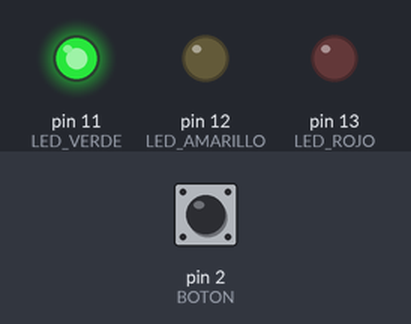
This sketch was run on a simulated Arduino Uno, built with avr-gcc and run on an emulated ATmega328P. Parts: output pins drawn as LEDs (lit = HIGH). Dashed ring = blinking. The inputs (shaded band) are chosen by the test bench; at power-on: pin 2 (BOTON) HIGH.

Above: at 1.2 s.
1.3 s: pin 2 (BOTON) pulled LOW for 0.15 s
At 2.1 s:
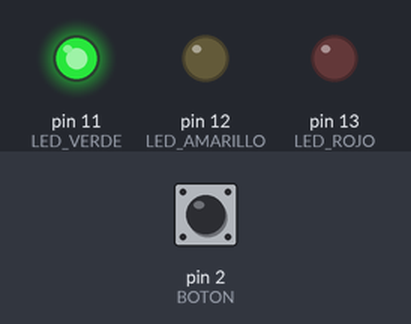
2.9 s: pin 2 (BOTON) pulled LOW for 1 s
At 4.14 s:
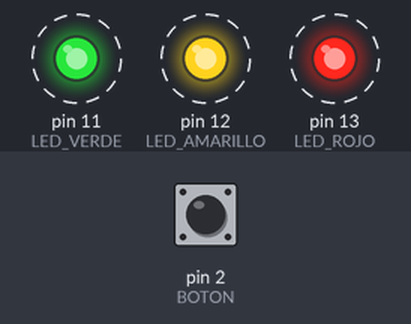
5.9 s: pin 2 (BOTON) pulled LOW for 0.15 s
At 7.14 s:
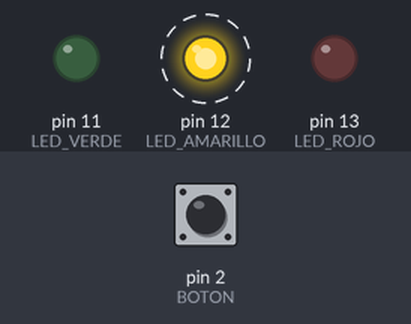
9.0 s: pin 2 (BOTON) pulled LOW for 3.2 s
13.7 s: pin 2 (BOTON) pulled LOW for 0.15 s
At 16.0 s:
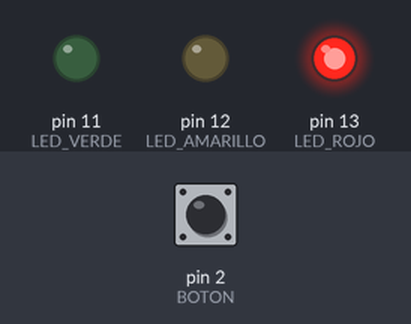
Timing chart, 0 to 17.8 s (numbered marks = the images above; inputs shaded):
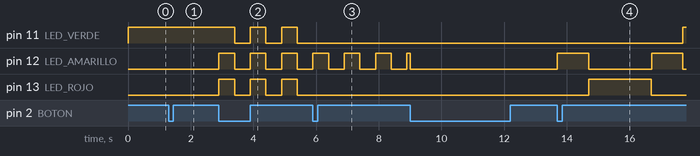

The sketch:

Button.ino
```cpp
// CONFIGURACIÓN DE PINES

const int LED_ROJO = 13;
const int LED_AMARILLO = 12;
const int LED_VERDE = 11;
const int BOTON = 2;

// VARIABLES

int modo = 0;

int estadoBoton;
int ultimoEstadoBoton = HIGH;

unsigned long tiempoAnterior = 0;
unsigned long intervalo = 0;

unsigned long debounceTiempo = 0;
const unsigned long debounceDelay = 200;

int estadoSemaforo = 0;
bool estadoParpadeo = false;

void setup() {
  pinMode(LED_ROJO, OUTPUT);
  pinMode(LED_AMARILLO, OUTPUT);
  pinMode(LED_VERDE, OUTPUT);
  pinMode(BOTON, INPUT_PULLUP);
}

void loop() {

  // CONTROL DEL BOTÓN

  int lectura = digitalRead(BOTON);

  if (lectura == LOW && ultimoEstadoBoton == HIGH && (millis() - debounceTiempo) > debounceDelay) {
    modo++;
    if (modo > 4) modo = 0;
    debounceTiempo = millis();
  }

  ultimoEstadoBoton = lectura;

  // ESTADOS PRINCIPAL

  switch (modo) {

    case 0:
      semaforoAutomatico();
      break;

    case 1:
      digitalWrite(LED_ROJO, LOW);
      digitalWrite(LED_AMARILLO, LOW);
      digitalWrite(LED_VERDE, HIGH);
      break;

    case 2:
      parpadeoGeneral(500);
      break;

    case 3:
      digitalWrite(LED_ROJO, LOW);
      digitalWrite(LED_VERDE, LOW);
      parpadeoAmarillo(500);
      break;

    case 4:
      digitalWrite(LED_ROJO, LOW);
      digitalWrite(LED_AMARILLO, LOW);
      digitalWrite(LED_VERDE, LOW);
      break;
  }
}

// FUNCIONES

void parpadeoGeneral(unsigned long intervaloLocal) {
  if (millis() - tiempoAnterior >= intervaloLocal) {
    tiempoAnterior = millis();
    estadoParpadeo = !estadoParpadeo;

    digitalWrite(LED_ROJO, estadoParpadeo);
    digitalWrite(LED_AMARILLO, estadoParpadeo);
    digitalWrite(LED_VERDE, estadoParpadeo);
  }
}

void parpadeoAmarillo(unsigned long intervaloLocal) {
  if (millis() - tiempoAnterior >= intervaloLocal) {
    tiempoAnterior = millis();
    estadoParpadeo = !estadoParpadeo;
    digitalWrite(LED_AMARILLO, estadoParpadeo);
  }
}

void semaforoAutomatico() {

  if (millis() - tiempoAnterior >= intervalo) {

    tiempoAnterior = millis();

    switch (estadoSemaforo) {

      case 0:
        digitalWrite(LED_ROJO, LOW);
        digitalWrite(LED_AMARILLO, LOW);
        digitalWrite(LED_VERDE, HIGH);
        intervalo = 2000;
        estadoSemaforo = 1;
        break;

      case 1:
        digitalWrite(LED_ROJO, LOW);
        digitalWrite(LED_AMARILLO, HIGH);
        digitalWrite(LED_VERDE, LOW);
        intervalo = 1000;
        estadoSemaforo = 2;
        break;

      case 2:
        digitalWrite(LED_ROJO, HIGH);
        digitalWrite(LED_AMARILLO, LOW);
        digitalWrite(LED_VERDE, LOW);
        intervalo = 2000;
        estadoSemaforo = 3;
        break;

      case 3:
        digitalWrite(LED_ROJO, LOW);
        digitalWrite(LED_AMARILLO, HIGH);
        digitalWrite(LED_VERDE, LOW);
        intervalo = 1000;
        estadoSemaforo = 0;
        break;
    }
  }
}
```

Measured:
- after the input at 1.3 s, pin 11 (LED_VERDE): stays HIGH (without the input it goes to LOW after 0.70 s); pin 12 (LED_AMARILLO): stays LOW (without the input it goes to HIGH after 0.70 s)
- after the input at 2.9 s, pin 11 (LED_VERDE): alternates HIGH for 0.50 s and LOW for 0.50 s, starting after 0.50 s; pin 12 (LED_AMARILLO), pin 13 (LED_ROJO): alternates HIGH for 0.50 s and LOW for 0.50 s, starting at once
- after the input at 5.9 s, pin 11 (LED_VERDE), pin 13 (LED_ROJO): stops changing and stays LOW
- after the input at 13.7 s, pin 11 (LED_VERDE): LOW → HIGH after 4.0 s; pin 12 (LED_AMARILLO): alternates HIGH for 1.0 s and LOW for 2.0 s, starting at once; pin 13 (LED_ROJO): LOW → HIGH after 1.0 s, → LOW 2.0 s later
